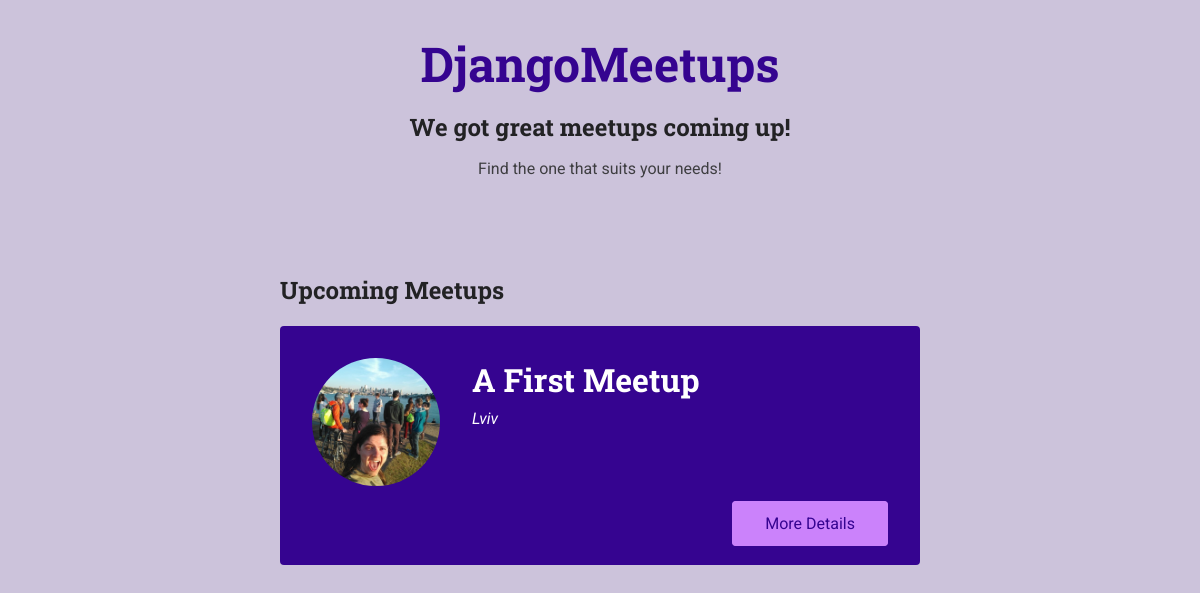
/, run on an earlier commit of the app's database.
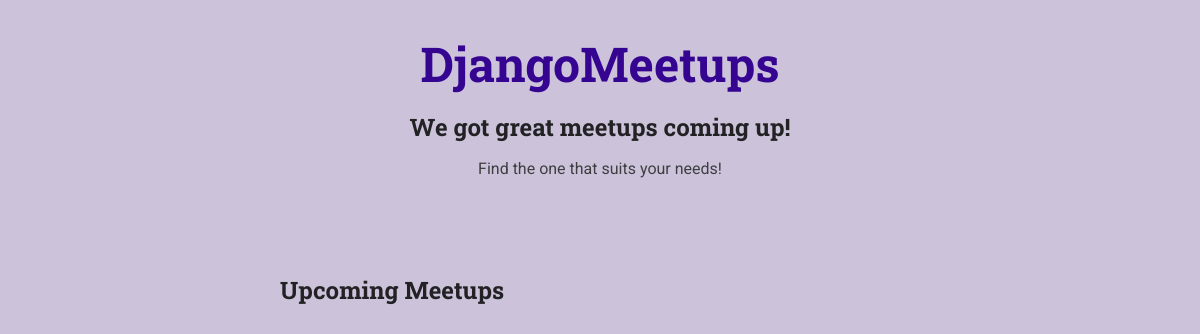
And on a later commit of the database.
### meetups/models.py (models this page shows, shortened)
class Meetup(models.Model):
    title=models.CharField(max_length=200)
    organizer_email = models.EmailField()
    date= models.DateField()
    slug=models.SlugField(unique=True)
    description=models.TextField()
    image = models.ImageField(upload_to='images')
    location = models.ForeignKey(Location, on_delete=models.CASCADE)
    participants = models.ManyToManyField(Participant, blank = True, null=True)

### meetups/views.py (the view)
# urls.py: path('', views.index, name='all-meetups'), # our-domain.com/meetups
def index(request):
    meetups = Meetup.objects.all()
    return render(request, 'meetups/index.html', {
        'meetups': meetups
    })

### meetups/templates/meetups/index.html (shortened to what this page needs)
{% extends 'meetups/base/base.html' %}
{% load static %}
{% block site_css %}
<link rel="stylesheet" href="{% static 'meetups/styles/all-meetups.css' %}">
{% endblock %}
{% block main_heading %}
We got great meetups coming up!
{% endblock %}
{% block header_content %}
Find the one that suits your needs!
{% endblock %}
{% block body %}
<section>
    <h2>Upcoming Meetups</h2>
    <ol>
        {% for meetup_item in meetups %}
            {% include 'meetups/includes/meetup-item.html' with title=meetup_item.title image=meetup_item.image.url location='Lviv' slug=meetup_item.slug %}
        {% endfor %}
    </ol>
</section>
{% endblock %}

### meetups/templates/meetups/includes/meetup-item.html
<li class='meetup-item'>
    <article>
        <div class='meetup-summary'>
            <div class='meetup-image'>
                <img src="{{ image }}" alt="{{ title }}" />
            </div>
            <div class='meetup-details'>
                <h3>{{ title }}</h3>
                <address>{{ location }}</address>
            </div>
        </div>
        <div class= 'meetup-actions'>
            <a href="{% url "meetup-detail" slug %}" class="btn">More Details</a>
        </div>
    </article>
</li>

What changed in the data, as far as the page shows it:
removed Meetup: title "A First Meetup", location "Lviv"
